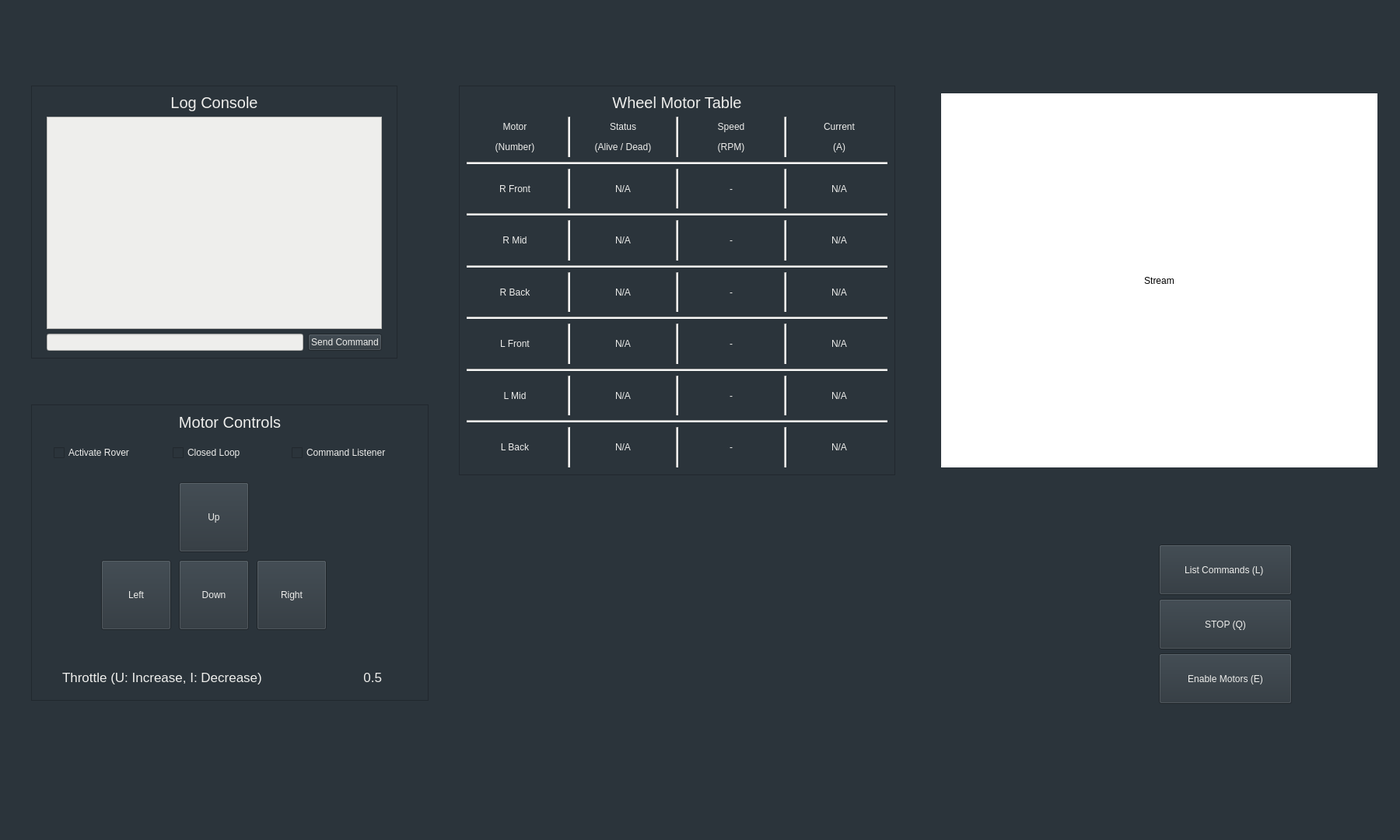
<?xml version="1.0" encoding="UTF-8"?>
<ui version="4.0">
 <class>MainWindow</class>
 <widget class="QMainWindow" name="MainWindow">
  <property name="geometry">
   <rect>
    <x>0</x>
    <y>0</y>
    <width>1800</width>
    <height>1080</height>
   </rect>
  </property>
  <property name="windowTitle">
   <string>MainWindow</string>
  </property>
  <property name="styleSheet">
   <string notr="true">background-color: rgb(43, 52, 59);
/*border-color: rgb(238, 238, 236);*/
color: rgb(238, 238, 236);</string>
  </property>
  <widget class="QWidget" name="centralwidget">
   <widget class="QPushButton" name="list_commands_button">
    <property name="geometry">
     <rect>
      <x>1490</x>
      <y>700</y>
      <width>171</width>
      <height>65</height>
     </rect>
    </property>
    <property name="text">
     <string>List Commands (L) </string>
    </property>
   </widget>
   <widget class="QPushButton" name="stop_button">
    <property name="geometry">
     <rect>
      <x>1490</x>
      <y>770</y>
      <width>171</width>
      <height>65</height>
     </rect>
    </property>
    <property name="text">
     <string>STOP (Q)</string>
    </property>
   </widget>
   <widget class="QPushButton" name="enable_motors_button">
    <property name="geometry">
     <rect>
      <x>1490</x>
      <y>840</y>
      <width>171</width>
      <height>65</height>
     </rect>
    </property>
    <property name="text">
     <string>Enable Motors (E)</string>
    </property>
   </widget>
   <widget class="QFrame" name="table_frame">
    <property name="geometry">
     <rect>
      <x>590</x>
      <y>110</y>
      <width>561</width>
      <height>501</height>
     </rect>
    </property>
    <property name="styleSheet">
     <string notr="true"/>
    </property>
    <property name="frameShape">
     <enum>QFrame::StyledPanel</enum>
    </property>
    <property name="frameShadow">
     <enum>QFrame::Raised</enum>
    </property>
    <widget class="QLabel" name="wheel_motor_table_label">
     <property name="geometry">
      <rect>
       <x>10</x>
       <y>10</y>
       <width>541</width>
       <height>23</height>
      </rect>
     </property>
     <property name="font">
      <font>
       <pointsize>15</pointsize>
      </font>
     </property>
     <property name="text">
      <string>Wheel Motor Table</string>
     </property>
     <property name="alignment">
      <set>Qt::AlignCenter</set>
     </property>
    </widget>
    <widget class="QWidget" name="layoutWidget">
     <property name="geometry">
      <rect>
       <x>10</x>
       <y>40</y>
       <width>541</width>
       <height>451</height>
      </rect>
     </property>
     <layout class="QVBoxLayout" name="wheel_motor_table">
      <item>
       <layout class="QHBoxLayout" name="table_head">
        <item>
         <widget class="QLabel" name="motor_title">
          <property name="text">
           <string>&lt;html&gt;&lt;head/&gt;&lt;body&gt;&lt;p align=&quot;center&quot;&gt;Motor&lt;/p&gt;&lt;p align=&quot;center&quot;&gt;(Number)&lt;/p&gt;&lt;/body&gt;&lt;/html&gt;</string>
          </property>
          <property name="alignment">
           <set>Qt::AlignCenter</set>
          </property>
         </widget>
        </item>
        <item>
         <widget class="Line" name="line_17">
          <property name="styleSheet">
           <string notr="true">background-color: rgb(238, 238, 236);</string>
          </property>
          <property name="orientation">
           <enum>Qt::Vertical</enum>
          </property>
         </widget>
        </item>
        <item>
         <widget class="QLabel" name="status_title">
          <property name="text">
           <string>&lt;html&gt;&lt;head/&gt;&lt;body&gt;&lt;p align=&quot;center&quot;&gt;Status&lt;/p&gt;&lt;p align=&quot;center&quot;&gt;(Alive / Dead)&lt;/p&gt;&lt;/body&gt;&lt;/html&gt;</string>
          </property>
          <property name="alignment">
           <set>Qt::AlignCenter</set>
          </property>
         </widget>
        </item>
        <item>
         <widget class="Line" name="line_23">
          <property name="styleSheet">
           <string notr="true">background-color: rgb(238, 238, 236);</string>
          </property>
          <property name="orientation">
           <enum>Qt::Vertical</enum>
          </property>
         </widget>
        </item>
        <item>
         <widget class="QLabel" name="speed_title">
          <property name="text">
           <string>&lt;html&gt;&lt;head/&gt;&lt;body&gt;&lt;p align=&quot;center&quot;&gt;Speed&lt;/p&gt;&lt;p align=&quot;center&quot;&gt;(RPM)&lt;/p&gt;&lt;/body&gt;&lt;/html&gt;</string>
          </property>
          <property name="alignment">
           <set>Qt::AlignCenter</set>
          </property>
         </widget>
        </item>
        <item>
         <widget class="Line" name="line_22">
          <property name="styleSheet">
           <string notr="true">background-color: rgb(238, 238, 236);</string>
          </property>
          <property name="orientation">
           <enum>Qt::Vertical</enum>
          </property>
         </widget>
        </item>
        <item>
         <widget class="QLabel" name="current_title">
          <property name="text">
           <string>&lt;html&gt;&lt;head/&gt;&lt;body&gt;&lt;p align=&quot;center&quot;&gt;Current&lt;/p&gt;&lt;p align=&quot;center&quot;&gt;(A)&lt;/p&gt;&lt;/body&gt;&lt;/html&gt;</string>
          </property>
          <property name="alignment">
           <set>Qt::AlignCenter</set>
          </property>
         </widget>
        </item>
       </layout>
      </item>
      <item>
       <widget class="Line" name="line_6">
        <property name="styleSheet">
         <string notr="true">background-color: rgb(238, 238, 236);</string>
        </property>
        <property name="orientation">
         <enum>Qt::Horizontal</enum>
        </property>
       </widget>
      </item>
      <item>
       <layout class="QHBoxLayout" name="r_front_row">
        <item>
         <widget class="QLabel" name="r_front_label">
          <property name="text">
           <string>R Front</string>
          </property>
          <property name="alignment">
           <set>Qt::AlignCenter</set>
          </property>
         </widget>
        </item>
        <item>
         <widget class="Line" name="line_13">
          <property name="styleSheet">
           <string notr="true">background-color: rgb(238, 238, 236);</string>
          </property>
          <property name="orientation">
           <enum>Qt::Vertical</enum>
          </property>
         </widget>
        </item>
        <item>
         <widget class="QLabel" name="r_front_status">
          <property name="text">
           <string>N/A</string>
          </property>
          <property name="alignment">
           <set>Qt::AlignCenter</set>
          </property>
         </widget>
        </item>
        <item>
         <widget class="Line" name="line_14">
          <property name="styleSheet">
           <string notr="true">background-color: rgb(238, 238, 236);</string>
          </property>
          <property name="orientation">
           <enum>Qt::Vertical</enum>
          </property>
         </widget>
        </item>
        <item>
         <widget class="QLabel" name="r_front_speed">
          <property name="text">
           <string>-</string>
          </property>
          <property name="alignment">
           <set>Qt::AlignCenter</set>
          </property>
         </widget>
        </item>
        <item>
         <widget class="Line" name="line_15">
          <property name="styleSheet">
           <string notr="true">background-color: rgb(238, 238, 236);</string>
          </property>
          <property name="orientation">
           <enum>Qt::Vertical</enum>
          </property>
         </widget>
        </item>
        <item>
         <widget class="QLabel" name="r_front_current">
          <property name="text">
           <string>N/A</string>
          </property>
          <property name="alignment">
           <set>Qt::AlignCenter</set>
          </property>
         </widget>
        </item>
       </layout>
      </item>
      <item>
       <widget class="Line" name="line">
        <property name="styleSheet">
         <string notr="true">background-color: rgb(238, 238, 236);</string>
        </property>
        <property name="orientation">
         <enum>Qt::Horizontal</enum>
        </property>
       </widget>
      </item>
      <item>
       <layout class="QHBoxLayout" name="r_mid_row">
        <item>
         <widget class="QLabel" name="r_mid_label">
          <property name="text">
           <string>R Mid</string>
          </property>
          <property name="alignment">
           <set>Qt::AlignCenter</set>
          </property>
         </widget>
        </item>
        <item>
         <widget class="Line" name="line_30">
          <property name="styleSheet">
           <string notr="true">background-color: rgb(238, 238, 236);</string>
          </property>
          <property name="orientation">
           <enum>Qt::Vertical</enum>
          </property>
         </widget>
        </item>
        <item>
         <widget class="QLabel" name="r_mid_status">
          <property name="text">
           <string>N/A</string>
          </property>
          <property name="alignment">
           <set>Qt::AlignCenter</set>
          </property>
         </widget>
        </item>
        <item>
         <widget class="Line" name="line_27">
          <property name="styleSheet">
           <string notr="true">background-color: rgb(238, 238, 236);</string>
          </property>
          <property name="orientation">
           <enum>Qt::Vertical</enum>
          </property>
         </widget>
        </item>
        <item>
         <widget class="QLabel" name="r_mid_speed">
          <property name="text">
           <string>-</string>
          </property>
          <property name="alignment">
           <set>Qt::AlignCenter</set>
          </property>
         </widget>
        </item>
        <item>
         <widget class="Line" name="line_28">
          <property name="styleSheet">
           <string notr="true">background-color: rgb(238, 238, 236);</string>
          </property>
          <property name="orientation">
           <enum>Qt::Vertical</enum>
          </property>
         </widget>
        </item>
        <item>
         <widget class="QLabel" name="r_mid_current">
          <property name="text">
           <string>N/A</string>
          </property>
          <property name="alignment">
           <set>Qt::AlignCenter</set>
          </property>
         </widget>
        </item>
       </layout>
      </item>
      <item>
       <widget class="Line" name="line_2">
        <property name="styleSheet">
         <string notr="true">background-color: rgb(238, 238, 236);</string>
        </property>
        <property name="orientation">
         <enum>Qt::Horizontal</enum>
        </property>
       </widget>
      </item>
      <item>
       <layout class="QHBoxLayout" name="r_back_row">
        <item>
         <widget class="QLabel" name="r_back_label">
          <property name="text">
           <string>R Back</string>
          </property>
          <property name="alignment">
           <set>Qt::AlignCenter</set>
          </property>
         </widget>
        </item>
        <item>
         <widget class="Line" name="line_24">
          <property name="styleSheet">
           <string notr="true">background-color: rgb(238, 238, 236);</string>
          </property>
          <property name="orientation">
           <enum>Qt::Vertical</enum>
          </property>
         </widget>
        </item>
        <item>
         <widget class="QLabel" name="r_back_status">
          <property name="text">
           <string>N/A</string>
          </property>
          <property name="alignment">
           <set>Qt::AlignCenter</set>
          </property>
         </widget>
        </item>
        <item>
         <widget class="Line" name="line_25">
          <property name="styleSheet">
           <string notr="true">background-color: rgb(238, 238, 236);</string>
          </property>
          <property name="orientation">
           <enum>Qt::Vertical</enum>
          </property>
         </widget>
        </item>
        <item>
         <widget class="QLabel" name="r_back_speed">
          <property name="text">
           <string>-</string>
          </property>
          <property name="alignment">
           <set>Qt::AlignCenter</set>
          </property>
         </widget>
        </item>
        <item>
         <widget class="Line" name="line_20">
          <property name="styleSheet">
           <string notr="true">background-color: rgb(238, 238, 236);</string>
          </property>
          <property name="orientation">
           <enum>Qt::Vertical</enum>
          </property>
         </widget>
        </item>
        <item>
         <widget class="QLabel" name="r_back_current">
          <property name="text">
           <string>N/A</string>
          </property>
          <property name="alignment">
           <set>Qt::AlignCenter</set>
          </property>
         </widget>
        </item>
       </layout>
      </item>
      <item>
       <widget class="Line" name="line_3">
        <property name="styleSheet">
         <string notr="true">background-color: rgb(238, 238, 236);</string>
        </property>
        <property name="orientation">
         <enum>Qt::Horizontal</enum>
        </property>
       </widget>
      </item>
      <item>
       <layout class="QHBoxLayout" name="l_front_row">
        <item>
         <widget class="QLabel" name="l_front_label">
          <property name="text">
           <string>L Front</string>
          </property>
          <property name="alignment">
           <set>Qt::AlignCenter</set>
          </property>
         </widget>
        </item>
        <item>
         <widget class="Line" name="line_11">
          <property name="styleSheet">
           <string notr="true">background-color: rgb(238, 238, 236);</string>
          </property>
          <property name="orientation">
           <enum>Qt::Vertical</enum>
          </property>
         </widget>
        </item>
        <item>
         <widget class="QLabel" name="l_front_status">
          <property name="text">
           <string>N/A</string>
          </property>
          <property name="alignment">
           <set>Qt::AlignCenter</set>
          </property>
         </widget>
        </item>
        <item>
         <widget class="Line" name="line_29">
          <property name="styleSheet">
           <string notr="true">background-color: rgb(238, 238, 236);</string>
          </property>
          <property name="orientation">
           <enum>Qt::Vertical</enum>
          </property>
         </widget>
        </item>
        <item>
         <widget class="QLabel" name="l_front_speed">
          <property name="text">
           <string>-</string>
          </property>
          <property name="alignment">
           <set>Qt::AlignCenter</set>
          </property>
         </widget>
        </item>
        <item>
         <widget class="Line" name="line_19">
          <property name="styleSheet">
           <string notr="true">background-color: rgb(238, 238, 236);</string>
          </property>
          <property name="orientation">
           <enum>Qt::Vertical</enum>
          </property>
         </widget>
        </item>
        <item>
         <widget class="QLabel" name="l_front_current">
          <property name="text">
           <string>N/A</string>
          </property>
          <property name="alignment">
           <set>Qt::AlignCenter</set>
          </property>
         </widget>
        </item>
       </layout>
      </item>
      <item>
       <widget class="Line" name="line_4">
        <property name="styleSheet">
         <string notr="true">background-color: rgb(238, 238, 236);</string>
        </property>
        <property name="orientation">
         <enum>Qt::Horizontal</enum>
        </property>
       </widget>
      </item>
      <item>
       <layout class="QHBoxLayout" name="l_mid_row">
        <item>
         <widget class="QLabel" name="l_mid_label">
          <property name="text">
           <string>L Mid</string>
          </property>
          <property name="alignment">
           <set>Qt::AlignCenter</set>
          </property>
         </widget>
        </item>
        <item>
         <widget class="Line" name="line_32">
          <property name="styleSheet">
           <string notr="true">background-color: rgb(238, 238, 236);</string>
          </property>
          <property name="orientation">
           <enum>Qt::Vertical</enum>
          </property>
         </widget>
        </item>
        <item>
         <widget class="QLabel" name="l_mid_status">
          <property name="text">
           <string>N/A</string>
          </property>
          <property name="alignment">
           <set>Qt::AlignCenter</set>
          </property>
         </widget>
        </item>
        <item>
         <widget class="Line" name="line_26">
          <property name="styleSheet">
           <string notr="true">background-color: rgb(238, 238, 236);</string>
          </property>
          <property name="orientation">
           <enum>Qt::Vertical</enum>
          </property>
         </widget>
        </item>
        <item>
         <widget class="QLabel" name="l_mid_speed">
          <property name="text">
           <string>-</string>
          </property>
          <property name="alignment">
           <set>Qt::AlignCenter</set>
          </property>
         </widget>
        </item>
        <item>
         <widget class="Line" name="line_18">
          <property name="styleSheet">
           <string notr="true">background-color: rgb(238, 238, 236);</string>
          </property>
          <property name="orientation">
           <enum>Qt::Vertical</enum>
          </property>
         </widget>
        </item>
        <item>
         <widget class="QLabel" name="l_mid_current">
          <property name="text">
           <string>N/A</string>
          </property>
          <property name="alignment">
           <set>Qt::AlignCenter</set>
          </property>
         </widget>
        </item>
       </layout>
      </item>
      <item>
       <widget class="Line" name="line_5">
        <property name="styleSheet">
         <string notr="true">background-color: rgb(238, 238, 236);</string>
        </property>
        <property name="orientation">
         <enum>Qt::Horizontal</enum>
        </property>
       </widget>
      </item>
      <item>
       <layout class="QHBoxLayout" name="l_back_row">
        <item>
         <widget class="QLabel" name="l_back_label">
          <property name="text">
           <string>L Back</string>
          </property>
          <property name="alignment">
           <set>Qt::AlignCenter</set>
          </property>
         </widget>
        </item>
        <item>
         <widget class="Line" name="line_31">
          <property name="styleSheet">
           <string notr="true">background-color: rgb(238, 238, 236);</string>
          </property>
          <property name="orientation">
           <enum>Qt::Vertical</enum>
          </property>
         </widget>
        </item>
        <item>
         <widget class="QLabel" name="l_back_status">
          <property name="text">
           <string>N/A</string>
          </property>
          <property name="alignment">
           <set>Qt::AlignCenter</set>
          </property>
         </widget>
        </item>
        <item>
         <widget class="Line" name="line_12">
          <property name="styleSheet">
           <string notr="true">background-color: rgb(238, 238, 236);</string>
          </property>
          <property name="orientation">
           <enum>Qt::Vertical</enum>
          </property>
         </widget>
        </item>
        <item>
         <widget class="QLabel" name="l_back_speed">
          <property name="text">
           <string>-</string>
          </property>
          <property name="alignment">
           <set>Qt::AlignCenter</set>
          </property>
         </widget>
        </item>
        <item>
         <widget class="Line" name="line_16">
          <property name="styleSheet">
           <string notr="true">background-color: rgb(238, 238, 236);</string>
          </property>
          <property name="orientation">
           <enum>Qt::Vertical</enum>
          </property>
         </widget>
        </item>
        <item>
         <widget class="QLabel" name="l_back_current">
          <property name="text">
           <string>N/A</string>
          </property>
          <property name="alignment">
           <set>Qt::AlignCenter</set>
          </property>
         </widget>
        </item>
       </layout>
      </item>
     </layout>
    </widget>
   </widget>
   <widget class="QFrame" name="console_frame">
    <property name="geometry">
     <rect>
      <x>40</x>
      <y>110</y>
      <width>471</width>
      <height>351</height>
     </rect>
    </property>
    <property name="frameShape">
     <enum>QFrame::StyledPanel</enum>
    </property>
    <property name="frameShadow">
     <enum>QFrame::Raised</enum>
    </property>
    <widget class="QWidget" name="layoutWidget">
     <property name="geometry">
      <rect>
       <x>20</x>
       <y>10</y>
       <width>431</width>
       <height>331</height>
      </rect>
     </property>
     <layout class="QVBoxLayout" name="log">
      <item>
       <widget class="QLabel" name="log_console_label">
        <property name="font">
         <font>
          <pointsize>15</pointsize>
         </font>
        </property>
        <property name="text">
         <string>Log Console</string>
        </property>
        <property name="alignment">
         <set>Qt::AlignCenter</set>
        </property>
       </widget>
      </item>
      <item>
       <layout class="QVBoxLayout" name="verticalLayout">
        <item>
         <widget class="QTextBrowser" name="text_browser">
          <property name="styleSheet">
           <string notr="true">background-color: rgb(238, 238, 236);
color: rgb(0, 0, 0);</string>
          </property>
          <property name="html">
           <string>&lt;!DOCTYPE HTML PUBLIC &quot;-//W3C//DTD HTML 4.0//EN&quot; &quot;http://www.w3.org/TR/REC-html40/strict.dtd&quot;&gt;
&lt;html&gt;&lt;head&gt;&lt;meta name=&quot;qrichtext&quot; content=&quot;1&quot; /&gt;&lt;style type=&quot;text/css&quot;&gt;
p, li { white-space: pre-wrap; }
&lt;/style&gt;&lt;/head&gt;&lt;body style=&quot; font-family:'Ubuntu'; font-size:11pt; font-weight:400; font-style:normal;&quot;&gt;
&lt;p style=&quot;-qt-paragraph-type:empty; margin-top:0px; margin-bottom:0px; margin-left:0px; margin-right:0px; -qt-block-indent:0; text-indent:0px;&quot;&gt;&lt;br /&gt;&lt;/p&gt;&lt;/body&gt;&lt;/html&gt;</string>
          </property>
         </widget>
        </item>
        <item>
         <layout class="QHBoxLayout" name="log_input">
          <item>
           <widget class="QLineEdit" name="line_edit">
            <property name="styleSheet">
             <string notr="true">background-color: rgb(238, 238, 236);
color: rgb(0, 0, 0);</string>
            </property>
            <property name="text">
             <string/>
            </property>
           </widget>
          </item>
          <item>
           <widget class="QPushButton" name="send_command_button">
            <property name="text">
             <string>Send Command</string>
            </property>
           </widget>
          </item>
         </layout>
        </item>
       </layout>
      </item>
     </layout>
    </widget>
   </widget>
   <widget class="QFrame" name="controls_frame">
    <property name="geometry">
     <rect>
      <x>40</x>
      <y>520</y>
      <width>511</width>
      <height>381</height>
     </rect>
    </property>
    <property name="frameShape">
     <enum>QFrame::StyledPanel</enum>
    </property>
    <property name="frameShadow">
     <enum>QFrame::Raised</enum>
    </property>
    <widget class="QPushButton" name="controller_left">
     <property name="geometry">
      <rect>
       <x>90</x>
       <y>200</y>
       <width>90</width>
       <height>90</height>
      </rect>
     </property>
     <property name="text">
      <string>Left</string>
     </property>
     <property name="checkable">
      <bool>false</bool>
     </property>
     <property name="checked">
      <bool>false</bool>
     </property>
    </widget>
    <widget class="QPushButton" name="controller_down">
     <property name="geometry">
      <rect>
       <x>190</x>
       <y>200</y>
       <width>90</width>
       <height>90</height>
      </rect>
     </property>
     <property name="text">
      <string>Down</string>
     </property>
     <property name="checkable">
      <bool>false</bool>
     </property>
     <property name="checked">
      <bool>false</bool>
     </property>
    </widget>
    <widget class="QPushButton" name="controller_up">
     <property name="geometry">
      <rect>
       <x>190</x>
       <y>100</y>
       <width>90</width>
       <height>90</height>
      </rect>
     </property>
     <property name="text">
      <string>Up</string>
     </property>
     <property name="checkable">
      <bool>false</bool>
     </property>
     <property name="checked">
      <bool>false</bool>
     </property>
    </widget>
    <widget class="QWidget" name="layoutWidget">
     <property name="geometry">
      <rect>
       <x>40</x>
       <y>340</y>
       <width>411</width>
       <height>22</height>
      </rect>
     </property>
     <layout class="QHBoxLayout" name="throttle_container">
      <item>
       <widget class="QLabel" name="throttle_label">
        <property name="font">
         <font>
          <pointsize>13</pointsize>
         </font>
        </property>
        <property name="text">
         <string>Throttle (U: Increase, I: Decrease)</string>
        </property>
       </widget>
      </item>
      <item>
       <widget class="QLabel" name="throttle_value">
        <property name="font">
         <font>
          <pointsize>13</pointsize>
         </font>
        </property>
        <property name="text">
         <string>0.5</string>
        </property>
        <property name="alignment">
         <set>Qt::AlignRight|Qt::AlignTrailing|Qt::AlignVCenter</set>
        </property>
       </widget>
      </item>
     </layout>
    </widget>
    <widget class="QWidget" name="layoutWidget">
     <property name="geometry">
      <rect>
       <x>20</x>
       <y>9</y>
       <width>471</width>
       <height>72</height>
      </rect>
     </property>
     <layout class="QVBoxLayout" name="motor_controls">
      <item>
       <widget class="QLabel" name="motor_controls_label">
        <property name="font">
         <font>
          <pointsize>15</pointsize>
         </font>
        </property>
        <property name="text">
         <string>Motor Controls</string>
        </property>
        <property name="alignment">
         <set>Qt::AlignCenter</set>
        </property>
       </widget>
      </item>
      <item>
       <widget class="QWidget" name="RoverSettings" native="true">
        <layout class="QHBoxLayout" name="horizontalLayout">
         <item>
          <widget class="QCheckBox" name="activate_rover">
           <property name="text">
            <string>Activate Rover</string>
           </property>
          </widget>
         </item>
         <item>
          <widget class="QCheckBox" name="closedLoop">
           <property name="styleSheet">
            <string notr="true">color: rgb(238, 238, 236);</string>
           </property>
           <property name="text">
            <string>Closed Loop</string>
           </property>
           <property name="tristate">
            <bool>false</bool>
           </property>
          </widget>
         </item>
         <item>
          <widget class="QCheckBox" name="commandListener">
           <property name="text">
            <string>Command Listener</string>
           </property>
          </widget>
         </item>
        </layout>
       </widget>
      </item>
     </layout>
    </widget>
    <widget class="QPushButton" name="controller_right">
     <property name="geometry">
      <rect>
       <x>290</x>
       <y>200</y>
       <width>90</width>
       <height>90</height>
      </rect>
     </property>
     <property name="text">
      <string>Right</string>
     </property>
     <property name="checkable">
      <bool>false</bool>
     </property>
     <property name="checked">
      <bool>false</bool>
     </property>
    </widget>
   </widget>
   <widget class="QLabel" name="stream_screen">
    <property name="geometry">
     <rect>
      <x>1210</x>
      <y>120</y>
      <width>561</width>
      <height>481</height>
     </rect>
    </property>
    <property name="styleSheet">
     <string notr="true">background-color: rgb(255, 255, 255);
color: rgb(0, 0, 0);</string>
    </property>
    <property name="text">
     <string>Stream</string>
    </property>
    <property name="alignment">
     <set>Qt::AlignCenter</set>
    </property>
   </widget>
   <widget class="QLabel" name="label">
    <property name="geometry">
     <rect>
      <x>40</x>
      <y>20</y>
      <width>91</width>
      <height>51</height>
     </rect>
    </property>
    <property name="text">
     <string/>
    </property>
    <property name="pixmap">
     <pixmap>../../ros/controller/src/controller/resource/sclogo_header.png</pixmap>
    </property>
   </widget>
   <widget class="QWidget" name="layoutWidget_2">
    <property name="geometry">
     <rect>
      <x>1400</x>
      <y>10</y>
      <width>371</width>
      <height>61</height>
     </rect>
    </property>
    <layout class="QHBoxLayout" name="horizontalLayout_3">
     <item>
      <widget class="QLabel" name="temp_logo">
       <property name="text">
        <string/>
       </property>
      </widget>
     </item>
     <item>
      <widget class="QLabel" name="temp1_label">
       <property name="text">
        <string/>
       </property>
      </widget>
     </item>
     <item>
      <widget class="QLabel" name="temp2_label">
       <property name="text">
        <string/>
       </property>
      </widget>
     </item>
     <item>
      <widget class="QLabel" name="temp3_label">
       <property name="text">
        <string/>
       </property>
      </widget>
     </item>
    </layout>
   </widget>
   <widget class="QWidget" name="layoutWidget">
    <property name="geometry">
     <rect>
      <x>1180</x>
      <y>10</y>
      <width>181</width>
      <height>61</height>
     </rect>
    </property>
    <layout class="QHBoxLayout" name="horizontalLayout_2">
     <item>
      <widget class="QLabel" name="battery_logo">
       <property name="text">
        <string/>
       </property>
      </widget>
     </item>
     <item>
      <widget class="QLabel" name="voltage_label">
       <property name="text">
        <string/>
       </property>
      </widget>
     </item>
    </layout>
   </widget>
  </widget>
  <widget class="QMenuBar" name="menubar">
   <property name="geometry">
    <rect>
     <x>0</x>
     <y>0</y>
     <width>1800</width>
     <height>22</height>
    </rect>
   </property>
  </widget>
 </widget>
 <resources/>
 <connections/>
</ui>
